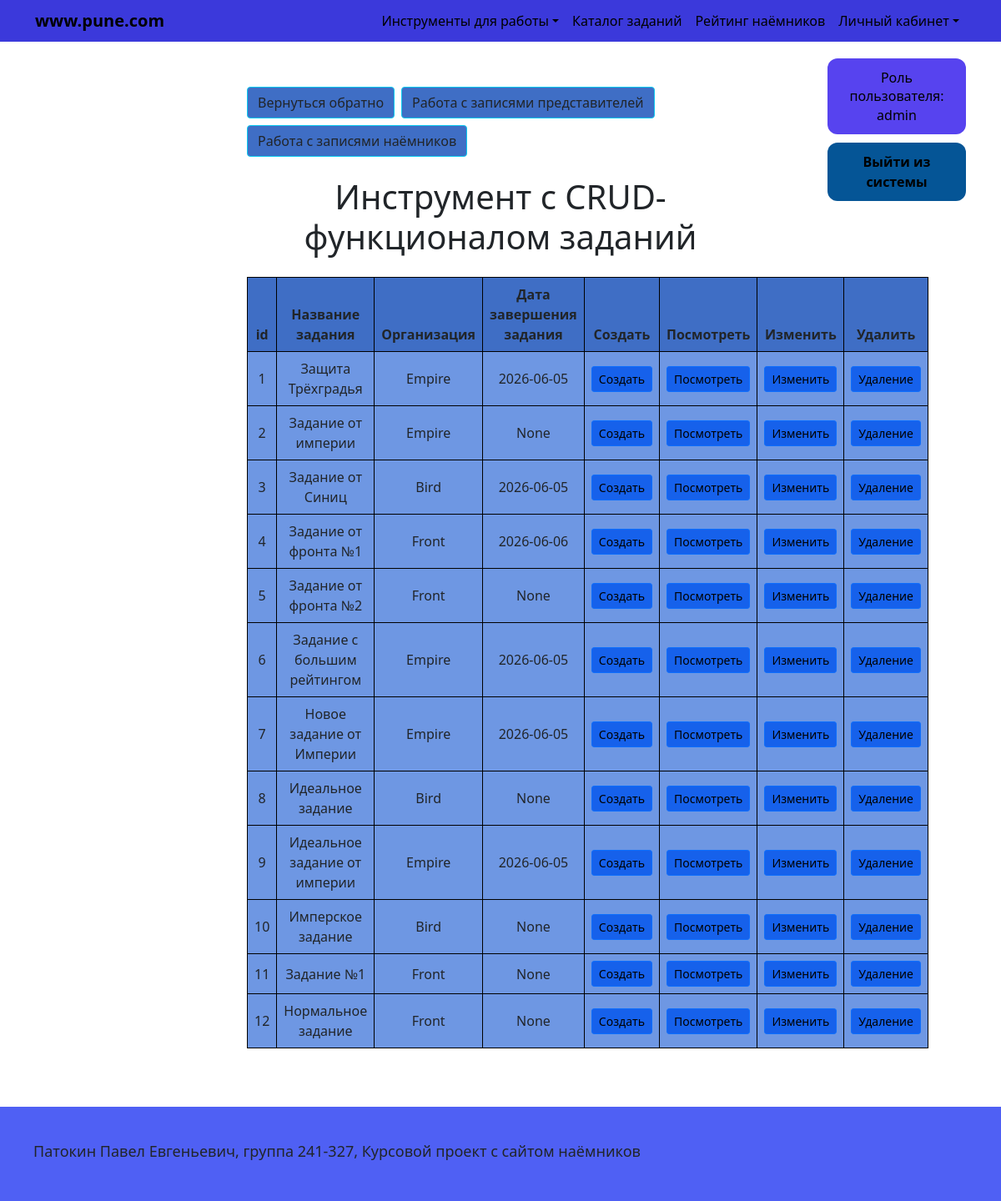
The page /CRUD_table_task/ (signed in) on the database as committed earlier.
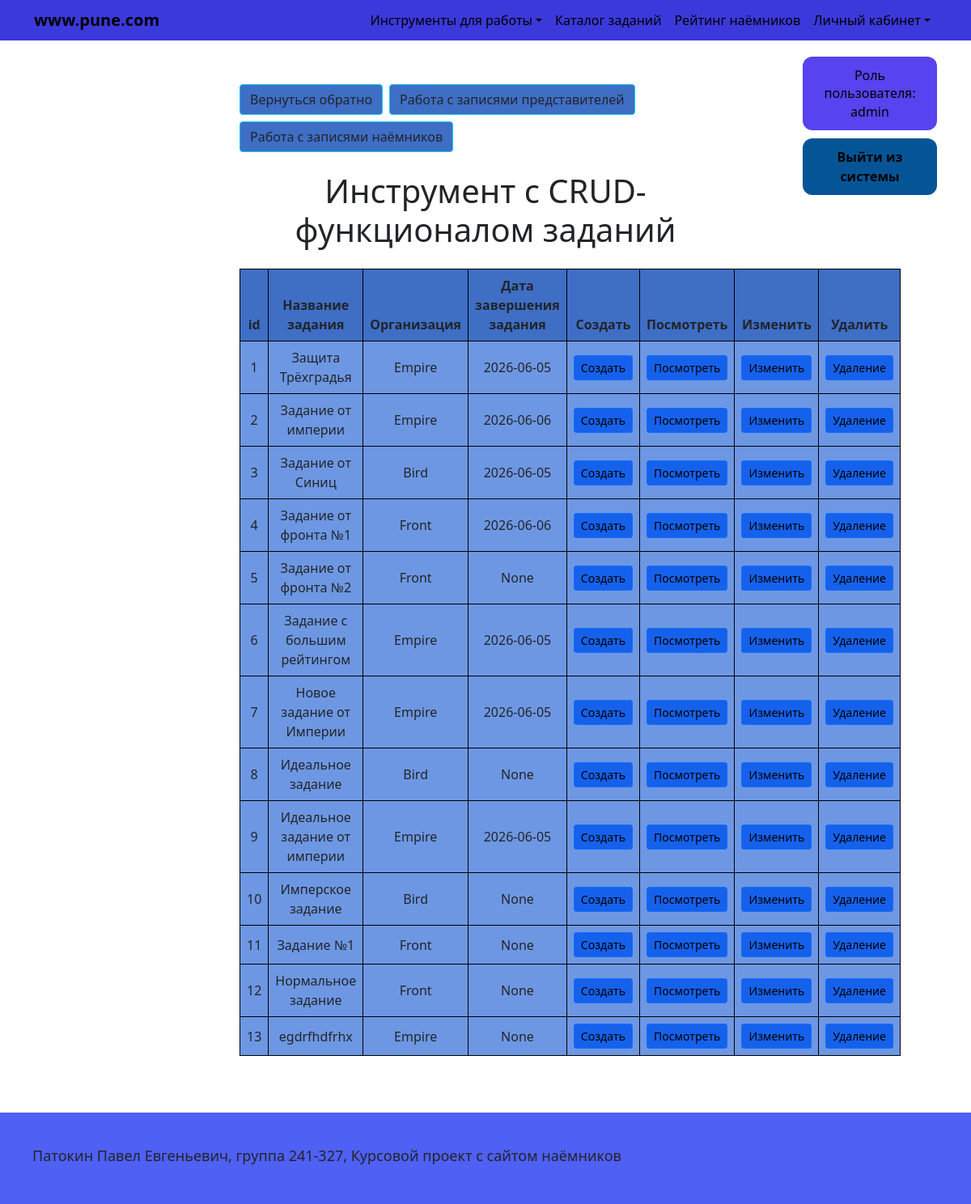
The same page on the database as committed later.
### app/models.py (models this page shows)
class Task(db.Model):
    __tablename__ = "tasks"
    id_task = db.Column(db.Integer, primary_key=True)
    id_name_task = db.Column(db.Text, unique=True)
    short_description = db.Column(db.Text)
    full_description = db.Column(db.Text)
    purpose_task = db.Column(db.Text)
    place_task = db.Column(db.Text)
    rating_task = db.Column(db.Integer)
    reward_task = db.Column(db.Float)
    fraction = db.Column(db.Text)
    id_mercenary = db.Column(db.Integer, db.ForeignKey("mercenaries.id_mercenary"))
    status_task = db.Column(db.Text)
    start_of_task = db.Column(db.Date)
    doing_task = db.Column(db.Date)
    end_of_task = db.Column(db.Date)
    executor = db.relationship("Mercenary", back_populates="tasks")          # #12
    reports = db.relationship("Report", back_populates="task",
                              cascade="all, delete-orphan")

### app/app.py (the view)
@app.route('/CRUD_table_task/')
@check_rights(["admin"])
def CRUD_table_task():
    user_role = auth() # Функция, которая отображает роль, если пользователь регистрировался или не регистрировался
    tasks = Task.query.all()
    return render_template('admin_tables/CRUD_table_task.html', user_role=user_role, tasks=tasks)

### app/app.py (called while the page is built)
def check_rights(roles):
    def decorator(f):
        @wraps(f)
        def wrapper(*args, **kwargs):
            if not current_user.is_authenticated or current_user.role not in roles:
                flash("У вас недостаточно прав для доступа к данной странице.", "danger")
                return redirect(url_for('main_page'))
            if not current_user.is_authenticated:
                flash("Сначала войдите в систему", "danger")
                return redirect(url_for('authentication'))
            if current_user.role not in roles:
                flash("У вас недостаточно прав для доступа к данной странице.", "danger")
                return redirect(url_for('main_page'))
            return f(*args, **kwargs)
        return wrapper
    return decorator

@login_manager.user_loader
def load_user(user_id):
    return User.query.get(int(user_id))

@app.before_request
def before_request():
    if current_user.is_authenticated:
        user_id = int(current_user.id)
    else:
        user_id = None

def auth():
    if current_user.is_authenticated:
        return current_user.role
    else:
        return "none"

### app/templates/admin_tables/CRUD_table_task.html (shortened to what this page needs)
{% extends 'base.html' %}
{% block content %}
    <link rel="stylesheet" href="{{ url_for('static', filename='CRUD_table.css') }}">
    <div class="container py-4">
        <div class="d-flex flex-wrap gap-2 mb-4">
            <a class="btn btn-info text-dark" href="{{ url_for('admin') }}">Вернуться обратно</a>
            <a class="btn btn-info text-dark" href="{{ url_for('CRUD_table_member') }}">Работа с записями представителей</a>
            <a class="btn btn-info text-dark" href="{{ url_for('CRUD_table_mercenary') }}">Работа с записями наёмников</a>
        </div>
        <h1 class="mb-4">Инструмент с CRUD-функционалом заданий</h1>
        <table class="table table-bordered align-middle text-center w-auto">
            <thead>
                <tr>
                    <th>id</th>
                    <th>Название задания</th>
                    <th>Организация</th>
                    <th>Дата завершения задания</th>
                    <th>Создать</th>
                    <th>Посмотреть</th>
                    <th>Изменить</th>
                    <th>Удалить</th>
                </tr>
            </thead>
            <tbody>
                {% for task in tasks %}
                    <tr>
                        <td>{{ task.id_task }}</td>
                        <td>{{ task.id_name_task }}</td>
                        <td>{{ task.fraction }}</td>
                        <td>{{ task.end_of_task }}</td>
                        <td><a class="btn btn-sm btn-primary" href="{{ url_for('create_task') }}">Создать</a></td>
                        <td><a class="btn btn-sm btn-primary" href="{{ url_for('READ_table_task', id_task=task.id_task) }}">Посмотреть</a></td>
                        <td><a class="btn btn-sm btn-primary" href="{{ url_for('UPDATE_table_task', id_task=task.id_task) }}">Изменить</a></td>
                        <td><button class="btn btn-sm btn-primary" type="button" data-bs-toggle="modal" data-bs-target="#myModal{{ task.id_task }}">Удаление</button></td>
                    </tr>
                {% endfor %}
            </tbody>
        </table>
    </div>
{% endblock %}

Rows that differ between the two databases and show on the page:
changed Task "Задание от империи": end_of_task "None" → "2026-06-06"
added Task: id_task "13", id_name_task "egdrfhdfrhx", fraction "Empire", end_of_task "None"
